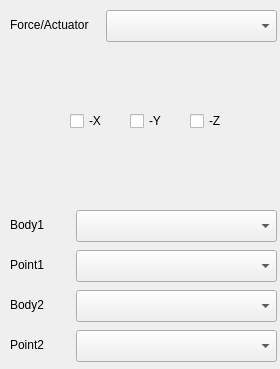
<?xml version="1.0" encoding="UTF-8"?>
<ui version="4.0">
 <class>Dialog</class>
 <widget class="QDialog" name="Dialog">
  <property name="geometry">
   <rect>
    <x>0</x>
    <y>0</y>
    <width>280</width>
    <height>369</height>
   </rect>
  </property>
  <property name="sizePolicy">
   <sizepolicy hsizetype="Fixed" vsizetype="Fixed">
    <horstretch>0</horstretch>
    <verstretch>200</verstretch>
   </sizepolicy>
  </property>
  <property name="minimumSize">
   <size>
    <width>280</width>
    <height>369</height>
   </size>
  </property>
  <property name="windowTitle">
   <string>Force Definition</string>
  </property>
  <widget class="QLabel" name="label">
   <property name="geometry">
    <rect>
     <x>10</x>
     <y>16</y>
     <width>91</width>
     <height>18</height>
    </rect>
   </property>
   <property name="text">
    <string>Force/Actuator</string>
   </property>
  </widget>
  <widget class="QComboBox" name="actuatorCombo">
   <property name="geometry">
    <rect>
     <x>106</x>
     <y>10</y>
     <width>171</width>
     <height>32</height>
    </rect>
   </property>
  </widget>
  <widget class="QStackedWidget" name="forceData">
   <property name="geometry">
    <rect>
     <x>10</x>
     <y>50</y>
     <width>275</width>
     <height>155</height>
    </rect>
   </property>
   <property name="sizePolicy">
    <sizepolicy hsizetype="Fixed" vsizetype="Fixed">
     <horstretch>0</horstretch>
     <verstretch>0</verstretch>
    </sizepolicy>
   </property>
   <property name="minimumSize">
    <size>
     <width>0</width>
     <height>0</height>
    </size>
   </property>
   <property name="currentIndex">
    <number>11</number>
   </property>
   <widget class="QWidget" name="linSpringData">
    <property name="minimumSize">
     <size>
      <width>0</width>
      <height>100</height>
     </size>
    </property>
    <widget class="QLabel" name="label_16">
     <property name="geometry">
      <rect>
       <x>10</x>
       <y>26</y>
       <width>58</width>
       <height>18</height>
      </rect>
     </property>
     <property name="text">
      <string>Length</string>
     </property>
    </widget>
    <widget class="QLabel" name="label_17">
     <property name="geometry">
      <rect>
       <x>10</x>
       <y>96</y>
       <width>111</width>
       <height>18</height>
      </rect>
     </property>
     <property name="text">
      <string>Spring Stiffness</string>
     </property>
    </widget>
    <widget class="QDoubleSpinBox" name="linSpringLength">
     <property name="geometry">
      <rect>
       <x>130</x>
       <y>20</y>
       <width>111</width>
       <height>32</height>
      </rect>
     </property>
    </widget>
    <widget class="QDoubleSpinBox" name="linSpringStiffness">
     <property name="geometry">
      <rect>
       <x>130</x>
       <y>90</y>
       <width>111</width>
       <height>32</height>
      </rect>
     </property>
    </widget>
   </widget>
   <widget class="QWidget" name="rotSpringData">
    <widget class="QDoubleSpinBox" name="rotSpringAngle">
     <property name="geometry">
      <rect>
       <x>130</x>
       <y>20</y>
       <width>111</width>
       <height>32</height>
      </rect>
     </property>
    </widget>
    <widget class="QDoubleSpinBox" name="rotSpringStiffness">
     <property name="geometry">
      <rect>
       <x>130</x>
       <y>90</y>
       <width>111</width>
       <height>32</height>
      </rect>
     </property>
    </widget>
    <widget class="QLabel" name="label_18">
     <property name="geometry">
      <rect>
       <x>10</x>
       <y>26</y>
       <width>58</width>
       <height>18</height>
      </rect>
     </property>
     <property name="text">
      <string>Angle</string>
     </property>
    </widget>
    <widget class="QLabel" name="label_19">
     <property name="geometry">
      <rect>
       <x>10</x>
       <y>96</y>
       <width>101</width>
       <height>18</height>
      </rect>
     </property>
     <property name="text">
      <string>Spring Stiffness</string>
     </property>
    </widget>
   </widget>
   <widget class="QWidget" name="linSpringDampData">
    <widget class="QLabel" name="label_20">
     <property name="geometry">
      <rect>
       <x>0</x>
       <y>6</y>
       <width>58</width>
       <height>18</height>
      </rect>
     </property>
     <property name="text">
      <string>Length</string>
     </property>
    </widget>
    <widget class="QLabel" name="label_21">
     <property name="geometry">
      <rect>
       <x>0</x>
       <y>56</y>
       <width>141</width>
       <height>18</height>
      </rect>
     </property>
     <property name="text">
      <string>Spring Stiffness</string>
     </property>
    </widget>
    <widget class="QLabel" name="label_22">
     <property name="geometry">
      <rect>
       <x>0</x>
       <y>106</y>
       <width>141</width>
       <height>18</height>
      </rect>
     </property>
     <property name="text">
      <string>Damping Coefficient</string>
     </property>
    </widget>
    <widget class="QDoubleSpinBox" name="linSpringDampLength">
     <property name="geometry">
      <rect>
       <x>150</x>
       <y>0</y>
       <width>111</width>
       <height>32</height>
      </rect>
     </property>
    </widget>
    <widget class="QDoubleSpinBox" name="linSpringDampStiffness">
     <property name="geometry">
      <rect>
       <x>150</x>
       <y>50</y>
       <width>111</width>
       <height>32</height>
      </rect>
     </property>
    </widget>
    <widget class="QDoubleSpinBox" name="linSpringDamp">
     <property name="geometry">
      <rect>
       <x>150</x>
       <y>100</y>
       <width>111</width>
       <height>32</height>
      </rect>
     </property>
    </widget>
   </widget>
   <widget class="QWidget" name="rotSpringDampData">
    <widget class="QDoubleSpinBox" name="rotSpringDampAngle">
     <property name="geometry">
      <rect>
       <x>150</x>
       <y>0</y>
       <width>111</width>
       <height>32</height>
      </rect>
     </property>
    </widget>
    <widget class="QDoubleSpinBox" name="rotSpringDampStiffness">
     <property name="geometry">
      <rect>
       <x>150</x>
       <y>50</y>
       <width>111</width>
       <height>32</height>
      </rect>
     </property>
    </widget>
    <widget class="QDoubleSpinBox" name="rotSpringDamp">
     <property name="geometry">
      <rect>
       <x>150</x>
       <y>100</y>
       <width>111</width>
       <height>32</height>
      </rect>
     </property>
    </widget>
    <widget class="QLabel" name="label_23">
     <property name="geometry">
      <rect>
       <x>0</x>
       <y>6</y>
       <width>58</width>
       <height>18</height>
      </rect>
     </property>
     <property name="text">
      <string>Angle</string>
     </property>
    </widget>
    <widget class="QLabel" name="label_24">
     <property name="geometry">
      <rect>
       <x>0</x>
       <y>56</y>
       <width>141</width>
       <height>18</height>
      </rect>
     </property>
     <property name="text">
      <string>Spring Stiffness</string>
     </property>
    </widget>
    <widget class="QLabel" name="label_25">
     <property name="geometry">
      <rect>
       <x>0</x>
       <y>106</y>
       <width>141</width>
       <height>18</height>
      </rect>
     </property>
     <property name="text">
      <string>Damping Coefficient</string>
     </property>
    </widget>
   </widget>
   <widget class="QWidget" name="uniLateralData">
    <widget class="QLabel" name="label_26">
     <property name="geometry">
      <rect>
       <x>100</x>
       <y>70</y>
       <width>58</width>
       <height>18</height>
      </rect>
     </property>
     <property name="text">
      <string>Unilateral</string>
     </property>
    </widget>
   </widget>
   <widget class="QWidget" name="constLocalData">
    <widget class="QLabel" name="label_27">
     <property name="geometry">
      <rect>
       <x>110</x>
       <y>70</y>
       <width>81</width>
       <height>18</height>
      </rect>
     </property>
     <property name="text">
      <string>ConstLocal</string>
     </property>
    </widget>
   </widget>
   <widget class="QWidget" name="globalForceData">
    <widget class="QDoubleSpinBox" name="doubleSpinBox">
     <property name="geometry">
      <rect>
       <x>110</x>
       <y>40</y>
       <width>61</width>
       <height>32</height>
      </rect>
     </property>
    </widget>
    <widget class="QDoubleSpinBox" name="doubleSpinBox_2">
     <property name="geometry">
      <rect>
       <x>110</x>
       <y>80</y>
       <width>61</width>
       <height>32</height>
      </rect>
     </property>
    </widget>
    <widget class="QDoubleSpinBox" name="doubleSpinBox_3">
     <property name="geometry">
      <rect>
       <x>110</x>
       <y>120</y>
       <width>61</width>
       <height>32</height>
      </rect>
     </property>
    </widget>
    <widget class="QDoubleSpinBox" name="doubleSpinBox_4">
     <property name="geometry">
      <rect>
       <x>110</x>
       <y>0</y>
       <width>131</width>
       <height>32</height>
      </rect>
     </property>
    </widget>
    <widget class="QLabel" name="label_12">
     <property name="geometry">
      <rect>
       <x>10</x>
       <y>10</y>
       <width>91</width>
       <height>18</height>
      </rect>
     </property>
     <property name="text">
      <string>Force Size</string>
     </property>
    </widget>
    <widget class="QLabel" name="label_13">
     <property name="geometry">
      <rect>
       <x>40</x>
       <y>50</y>
       <width>16</width>
       <height>18</height>
      </rect>
     </property>
     <property name="text">
      <string>X</string>
     </property>
    </widget>
    <widget class="QLabel" name="label_14">
     <property name="geometry">
      <rect>
       <x>40</x>
       <y>90</y>
       <width>16</width>
       <height>18</height>
      </rect>
     </property>
     <property name="text">
      <string>Y</string>
     </property>
    </widget>
    <widget class="QLabel" name="label_15">
     <property name="geometry">
      <rect>
       <x>40</x>
       <y>130</y>
       <width>16</width>
       <height>18</height>
      </rect>
     </property>
     <property name="text">
      <string>Z</string>
     </property>
    </widget>
   </widget>
   <widget class="QWidget" name="constTorqueData">
    <widget class="QLabel" name="label_28">
     <property name="geometry">
      <rect>
       <x>90</x>
       <y>70</y>
       <width>111</width>
       <height>18</height>
      </rect>
     </property>
     <property name="text">
      <string>ConstantTorque</string>
     </property>
    </widget>
   </widget>
   <widget class="QWidget" name="frictionData">
    <widget class="QLabel" name="label_29">
     <property name="geometry">
      <rect>
       <x>110</x>
       <y>70</y>
       <width>58</width>
       <height>18</height>
      </rect>
     </property>
     <property name="text">
      <string>Friction</string>
     </property>
    </widget>
   </widget>
   <widget class="QWidget" name="motorData">
    <widget class="QLabel" name="label_30">
     <property name="geometry">
      <rect>
       <x>120</x>
       <y>70</y>
       <width>58</width>
       <height>18</height>
      </rect>
     </property>
     <property name="text">
      <string>Motor</string>
     </property>
    </widget>
   </widget>
   <widget class="QWidget" name="motorFrictionData">
    <widget class="QLabel" name="label_31">
     <property name="geometry">
      <rect>
       <x>100</x>
       <y>70</y>
       <width>91</width>
       <height>18</height>
      </rect>
     </property>
     <property name="text">
      <string>MotorFriction</string>
     </property>
    </widget>
   </widget>
   <widget class="QWidget" name="gravityData">
    <widget class="QCheckBox" name="gravityX">
     <property name="geometry">
      <rect>
       <x>60</x>
       <y>60</y>
       <width>51</width>
       <height>22</height>
      </rect>
     </property>
     <property name="text">
      <string>-X</string>
     </property>
    </widget>
    <widget class="QCheckBox" name="gravityY">
     <property name="geometry">
      <rect>
       <x>120</x>
       <y>60</y>
       <width>51</width>
       <height>22</height>
      </rect>
     </property>
     <property name="text">
      <string>-Y</string>
     </property>
    </widget>
    <widget class="QCheckBox" name="gravityZ">
     <property name="geometry">
      <rect>
       <x>180</x>
       <y>60</y>
       <width>51</width>
       <height>22</height>
      </rect>
     </property>
     <property name="text">
      <string>-Z</string>
     </property>
    </widget>
   </widget>
  </widget>
  <widget class="QStackedWidget" name="bodyPointData">
   <property name="geometry">
    <rect>
     <x>10</x>
     <y>200</y>
     <width>275</width>
     <height>170</height>
    </rect>
   </property>
   <property name="sizePolicy">
    <sizepolicy hsizetype="Fixed" vsizetype="Fixed">
     <horstretch>0</horstretch>
     <verstretch>0</verstretch>
    </sizepolicy>
   </property>
   <property name="minimumSize">
    <size>
     <width>0</width>
     <height>0</height>
    </size>
   </property>
   <property name="currentIndex">
    <number>2</number>
   </property>
   <widget class="QWidget" name="oneBodyTwoPointsData">
    <widget class="QComboBox" name="bodyLabelOneTwo">
     <property name="geometry">
      <rect>
       <x>66</x>
       <y>20</y>
       <width>201</width>
       <height>32</height>
      </rect>
     </property>
    </widget>
    <widget class="QComboBox" name="pointHeadLabelOneTwo">
     <property name="geometry">
      <rect>
       <x>66</x>
       <y>70</y>
       <width>201</width>
       <height>32</height>
      </rect>
     </property>
    </widget>
    <widget class="QComboBox" name="pointTailLabelOneTwo">
     <property name="geometry">
      <rect>
       <x>66</x>
       <y>120</y>
       <width>201</width>
       <height>32</height>
      </rect>
     </property>
    </widget>
    <widget class="QLabel" name="label_6">
     <property name="geometry">
      <rect>
       <x>0</x>
       <y>26</y>
       <width>58</width>
       <height>18</height>
      </rect>
     </property>
     <property name="text">
      <string>Body</string>
     </property>
    </widget>
    <widget class="QLabel" name="label_7">
     <property name="geometry">
      <rect>
       <x>0</x>
       <y>76</y>
       <width>58</width>
       <height>18</height>
      </rect>
     </property>
     <property name="text">
      <string>Point1</string>
     </property>
    </widget>
    <widget class="QLabel" name="label_8">
     <property name="geometry">
      <rect>
       <x>0</x>
       <y>126</y>
       <width>58</width>
       <height>18</height>
      </rect>
     </property>
     <property name="text">
      <string>Point2</string>
     </property>
    </widget>
   </widget>
   <widget class="QWidget" name="twoBodiesOnePointData">
    <widget class="QComboBox" name="bodyHeadLabelTwoOne">
     <property name="geometry">
      <rect>
       <x>66</x>
       <y>20</y>
       <width>201</width>
       <height>32</height>
      </rect>
     </property>
    </widget>
    <widget class="QComboBox" name="pointLabelTwoOne">
     <property name="geometry">
      <rect>
       <x>66</x>
       <y>120</y>
       <width>201</width>
       <height>32</height>
      </rect>
     </property>
    </widget>
    <widget class="QComboBox" name="bodyTailLabelTwoOne">
     <property name="geometry">
      <rect>
       <x>66</x>
       <y>70</y>
       <width>201</width>
       <height>32</height>
      </rect>
     </property>
    </widget>
    <widget class="QLabel" name="label_9">
     <property name="geometry">
      <rect>
       <x>0</x>
       <y>26</y>
       <width>58</width>
       <height>18</height>
      </rect>
     </property>
     <property name="text">
      <string>Body1</string>
     </property>
    </widget>
    <widget class="QLabel" name="label_10">
     <property name="geometry">
      <rect>
       <x>0</x>
       <y>76</y>
       <width>58</width>
       <height>18</height>
      </rect>
     </property>
     <property name="text">
      <string>Body2</string>
     </property>
    </widget>
    <widget class="QLabel" name="label_11">
     <property name="geometry">
      <rect>
       <x>0</x>
       <y>126</y>
       <width>58</width>
       <height>18</height>
      </rect>
     </property>
     <property name="text">
      <string>Point</string>
     </property>
    </widget>
   </widget>
   <widget class="QWidget" name="twoBodiesTwoPointsData">
    <widget class="QComboBox" name="bodyHeadLabelTwoTwo">
     <property name="geometry">
      <rect>
       <x>66</x>
       <y>10</y>
       <width>201</width>
       <height>32</height>
      </rect>
     </property>
    </widget>
    <widget class="QComboBox" name="pointHeadLabelTwoTwo">
     <property name="geometry">
      <rect>
       <x>66</x>
       <y>50</y>
       <width>201</width>
       <height>32</height>
      </rect>
     </property>
    </widget>
    <widget class="QComboBox" name="pointTailLabelTwoTwo">
     <property name="geometry">
      <rect>
       <x>66</x>
       <y>130</y>
       <width>201</width>
       <height>32</height>
      </rect>
     </property>
    </widget>
    <widget class="QComboBox" name="bodyTailLabelTwoTwo">
     <property name="geometry">
      <rect>
       <x>66</x>
       <y>90</y>
       <width>201</width>
       <height>32</height>
      </rect>
     </property>
    </widget>
    <widget class="QLabel" name="label_2">
     <property name="geometry">
      <rect>
       <x>0</x>
       <y>16</y>
       <width>58</width>
       <height>18</height>
      </rect>
     </property>
     <property name="text">
      <string>Body1</string>
     </property>
    </widget>
    <widget class="QLabel" name="label_3">
     <property name="geometry">
      <rect>
       <x>0</x>
       <y>56</y>
       <width>58</width>
       <height>18</height>
      </rect>
     </property>
     <property name="text">
      <string>Point1</string>
     </property>
    </widget>
    <widget class="QLabel" name="label_4">
     <property name="geometry">
      <rect>
       <x>0</x>
       <y>96</y>
       <width>58</width>
       <height>18</height>
      </rect>
     </property>
     <property name="text">
      <string>Body2</string>
     </property>
    </widget>
    <widget class="QLabel" name="label_5">
     <property name="geometry">
      <rect>
       <x>0</x>
       <y>136</y>
       <width>58</width>
       <height>18</height>
      </rect>
     </property>
     <property name="text">
      <string>Point2</string>
     </property>
    </widget>
   </widget>
  </widget>
  <zorder>label</zorder>
  <zorder>actuatorCombo</zorder>
  <zorder>bodyPointData</zorder>
  <zorder>forceData</zorder>
 </widget>
 <resources/>
 <connections/>
</ui>
